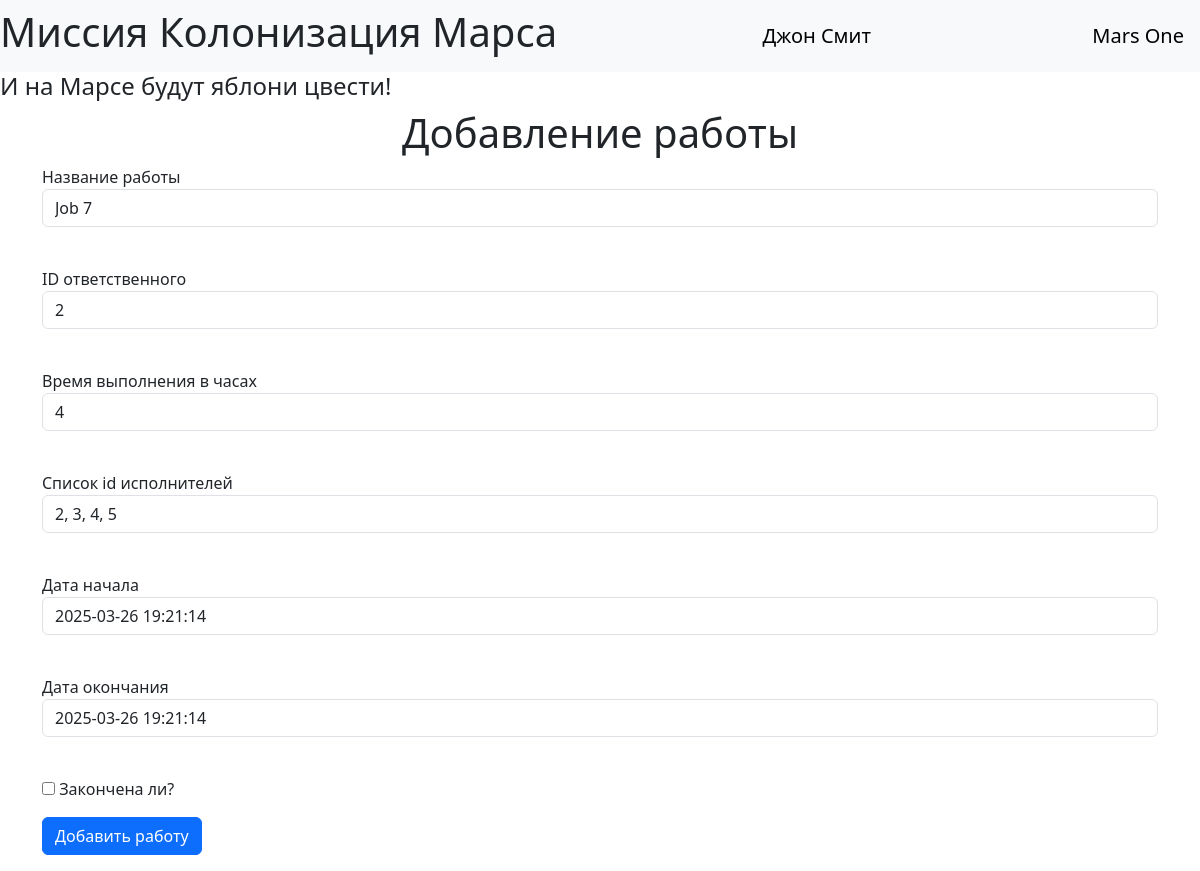
The page /jobs/3 (signed in) on the database its author committed.
### data/users.py (models this page shows, shortened)
class User(SqlAlchemyBase, UserMixin, SerializerMixin):
    __tablename__ = 'users'
    id = sqlalchemy.Column(sqlalchemy.Integer,
                           primary_key=True, autoincrement=True)
    surname = sqlalchemy.Column(sqlalchemy.String, nullable=True)
    name = sqlalchemy.Column(sqlalchemy.String, nullable=True)
    age = sqlalchemy.Column(sqlalchemy.Integer, nullable=True)
    position = sqlalchemy.Column(sqlalchemy.String, nullable=True)
    speciality = sqlalchemy.Column(sqlalchemy.String, nullable=True)
    address = sqlalchemy.Column(sqlalchemy.String, nullable=True)
    email = sqlalchemy.Column(sqlalchemy.String,
                              unique=True, nullable=True)
    hashed_password = sqlalchemy.Column(sqlalchemy.String, nullable=True)
    modified_date = sqlalchemy.Column(sqlalchemy.DateTime,
                                      default=datetime.datetime.now)
    jobs = orm.relationship("Jobs", back_populates='user')

### data/jobs.py (models this page shows)
class Jobs(SqlAlchemyBase, SerializerMixin):
    __tablename__ = 'jobs'
    id = sqlalchemy.Column(sqlalchemy.Integer,
                           primary_key=True, autoincrement=True)
    team_leader = sqlalchemy.Column(sqlalchemy.Integer,
                                    sqlalchemy.ForeignKey("users.id"))
    job = sqlalchemy.Column(sqlalchemy.String, nullable=True)
    work_size = sqlalchemy.Column(sqlalchemy.Integer, nullable=True)
    collaborators = sqlalchemy.Column(sqlalchemy.String, nullable=True)
    start_date = sqlalchemy.Column(sqlalchemy.DateTime,
                                   default=datetime.datetime.now)
    end_date = sqlalchemy.Column(sqlalchemy.DateTime,
                                 default=datetime.datetime.now)
    is_finished = sqlalchemy.Column(sqlalchemy.Boolean, default=True)
    user = orm.relationship('User')

### main.py (the view, shortened to what this page needs)
@app.route('/jobs/<int:id>', methods=['GET', 'POST'])
@login_required
def edit_jobs(id):
    form = AddJobForm()
    if request.method == "GET":
        db_sess = db_session.create_session()
        jobs = db_sess.query(Jobs).filter(Jobs.id == id,
                                          (Jobs.user == current_user) | (current_user.id == 1)
                                          ).first()
        if jobs:
            form.job.data = jobs.job
            form.team_leader.data = jobs.team_leader
            form.work_size.data = jobs.work_size
            form.collaborators.data = jobs.collaborators
            form.is_finished.data = jobs.is_finished
            form.start_date.data = jobs.start_date
            form.end_date.data = jobs.end_date
        else:
            abort(404)
    return render_template('addjob.html',
                           title='Редактирование работы',
                           form=form
                           )

### forms/addjob.py
class AddJobForm(FlaskForm):
    team_leader = IntegerField('ID ответственного', validators=[DataRequired()])
    job = StringField('Название работы', validators=[DataRequired()])
    work_size = IntegerField('Время выполнения в часах', validators=[DataRequired()])
    collaborators = StringField('Список id исполнителей', validators=[DataRequired()])
    start_date = DateTimeField('Дата начала', default=datetime.datetime.now(),
                               format='%Y-%m-%d %H:%M:%S')
    end_date = DateTimeField('Дата окончания', default=datetime.datetime.now(),
                             format='%Y-%m-%d %H:%M:%S')
    is_finished = BooleanField('Закончена ли?')
    submit = SubmitField('Добавить работу')

### data/db_session.py (called while the page is built)
def create_session() -> Session:
    global __factory
    return __factory()

### main.py (called while the page is built)
@login_manager.user_loader
def load_user(user_id):
    db_sess = db_session.create_session()
    return db_sess.query(User).get(user_id)

### templates/addjob.html (shortened to what this page needs)
{% extends "base.html" %}
{% block content %}
<h1>Добавление работы</h1>
<form action="" method="post">
    <p>
        {{ form.job.label }}<br>
        {{ form.job(class="form-control") }}<br>
    </p>
    <p>
        {{ form.team_leader.label }}<br>
        {{ form.team_leader(class="form-control") }}<br>
    </p>
    <p>
        {{ form.work_size.label }}<br>
        {{ form.work_size(class="form-control") }}<br>
    </p>
    <p>
        {{ form.collaborators.label }}<br>
        {{ form.collaborators(class="form-control") }}<br>
    </p>
    <p>
        {{ form.start_date.label }}<br>
        {{ form.start_date(class="form-control") }}<br>
    </p>
    <p>
        {{ form.end_date.label }}<br>
        {{ form.end_date(class="form-control") }}<br>
    </p>
    <p>{{ form.is_finished() }} {{ form.is_finished.label }}</p>
    <p>{{ form.submit(type="submit", class="btn btn-primary") }}</p>
</form>
{% endblock %}

### templates/base.html (shortened to what this page needs)
<!doctype html>
<html lang="en">
<head>
    <link href="https://cdn.jsdelivr.net/npm/bootstrap@5.3.3/dist/css/bootstrap.min.css"
          rel="stylesheet"
>
    <link rel="stylesheet" type="text/css" href="../static/css/style.css"/>
</head>
<body>
<header>
    <nav class="navbar navbar-light bg-light">
        <h1>Миссия Колонизация Марса</h1>
        {% if current_user.is_authenticated %}
        <a class="navbar-brand" href="/logout">{{ current_user.name }} {{ current_user.surname }}</a>
        {% else %}
        <p>
            <a class="btn btn-primary " href="/register">Зарегистрироваться</a>
            <a class="btn btn-success" href="/login">Войти</a>
        </p>
        {% endif %}
        <a class="navbar-brand" href="#">Mars One</a>
    </nav>
    <h4>И на Марсе будут яблони цвести!</h4>
</header>
<main role="main" class="container">
    {% block content %}{% endblock %}
</main>
</body>
</html>

### static/css/style.css (style rules this page uses)
h1 { text-align: center; }

### rows shown on the page
User: name "Джон", surname "Смит"
Jobs: job "Job 7", team_leader "2", work_size "4", collaborators "2, 3, 4, 5", start_date "2025-03-26 19:21:14", end_date "2025-03-26 19:21:14"
